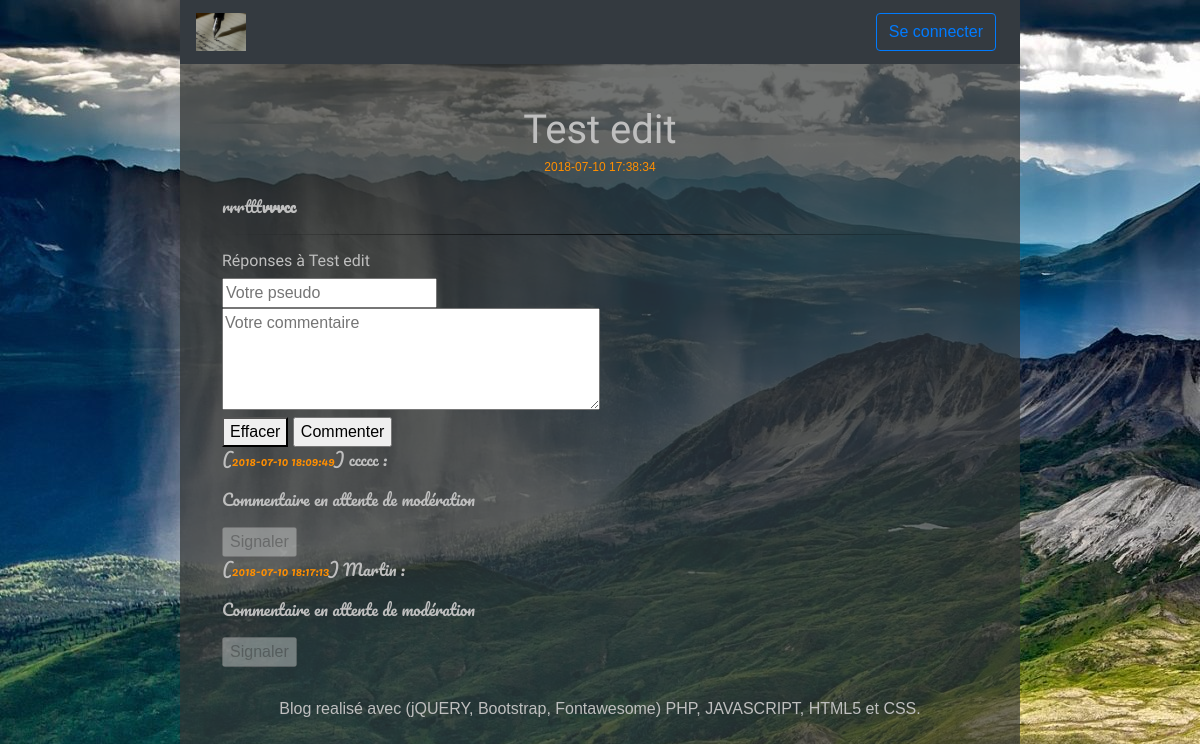
Page /index.php?action=getPost&id=160 on the committed database.
### tables this page shows
CREATE TABLE `t_post` (
  `BIL_ID` int(11) NOT NULL,
  `BIL_DATE` datetime NOT NULL,
  `BIL_TITLE` varchar(100) NOT NULL,
  `BIL_CONTENT` longtext NOT NULL
);

CREATE TABLE `t_comment` (
  `COM_ID` int(11) NOT NULL,
  `COM_DATE` datetime NOT NULL,
  `COM_AUTHOR` varchar(100) NOT NULL,
  `COM_CONTENT` varchar(200) NOT NULL,
  `BIL_ID` int(11) NOT NULL,
  `COM_FLAG` tinyint(1) NOT NULL DEFAULT '0'
);

### Controller/ControllerPost.php (called while the page is built, shortened)
<?php
class ControllerPost {
    private $postManager;
    private $commentManager;
    public function __construct() {
        $this->postManager = new PostManager();
        $this->commentManager = new CommentManager();
    }
    public function getPost($idPost) {
        $post = $this->postManager->getPost($idPost);
        $comments = $this->commentManager->getComments($idPost);
        $view = new View("Post");
        $view->generate(array('post' => $post, 'comments' => $comments));
    }
}

### index.php (called while the page is built, shortened)
<?php
require_once 'Autoloader.php';
$router = new Router();
$router->routeRequest();

### Model/PostManager.php (called while the page is built, shortened)
<?php
class PostManager extends Model {
    public function getPost($idPost) {
        $sql = 'SELECT BIL_ID as id, BIL_DATE as date, BIL_TITLE as title, BIL_CONTENT as content '
             . 'FROM T_POST '
             . 'WHERE BIL_ID = ?';
        $post = $this->executeRequest($sql, array($idPost));
        if ($post->rowCount() == 1){
            $data = $post->fetch();
            return new Post($data);
        }else{
            throw new Exception("No post corresponds to the ID '$idPost'");
        }
    }
}

### Model/Model.php (called while the page is built, shortened)
<?php
abstract class Model {
    private $_db;
    protected function executeRequest($sql, $params = null) {
        if ($params == null) {
            $result = $this->getDb()->query($sql);
        }
        else {
            $result = $this->getDb()->prepare($sql);
            $result->execute($params);
        }
        return $result;
    }
    private function getDb() {
        if ($this->_db == null) {
            $this->_db = new PDO('mysql:host=localhost;dbname=jean_forteroche_blog;charset=utf8', 'root', '', array(PDO::ATTR_ERRMODE => PDO::ERRMODE_EXCEPTION));
        }
        return $this->_db;
    }
}

### Autoloader.php (called while the page is built, shortened)
<?php
class Autoloader {
    public static function autoload($class){
        $directory = array( 'model/', 'controller/', 'view/');
        foreach ($directory as $current_dir) {
            $file = $current_dir . $class .'.php';
        }
    }
}

### Model/Post.php (called while the page is built, shortened)
<?php
class Post {
    private $_date;
    private $_title;
    private $_content;
    public function hydrate($data) {
        foreach ($data as $key => $value){
            $method = 'set' . ucfirst($key);
        }
    }
    public function getDate() {
        return $this->_date;
    }
    public function getTitle() {
        return $this->_title;
    }
    public function getContent() {
        return $this->_content;
    }
    public function setId($id) {
        $ID = (int) $id;
    }
    public function setDate($date = '') {
        if(is_string($date)) {
            $format = 'Y-m-d H:i:s';
            $datecheck = DateTime::createFromFormat($format, $date);
            if($datecheck){
                $datecheck = $datecheck->format($format);
                if($datecheck == $date){
                        $this->_date = $date;
                }
            } else {
                $this->_date = date("Y-m-d H:i:s");
            }
        }
    }
    public function setTitle($title) {
        if(is_string($title)){
            if((strlen(utf8_decode($title))) >= 1 && (strlen(utf8_decode($title))) < 100){
                $this->_title = $title;
            }
        }
    }
    public function setContent($content) {
        if(is_string($content)){
            if((strlen(utf8_decode($content))) > 1){
                $this->_content = $content;
            }
        }
    }
}

### Model/CommentManager.php (called while the page is built, shortened)
<?php
class CommentManager extends Model {
    public function getComments($idPost) {
        $comments = [];
        $sql = 'SELECT COM_ID as idComment, COM_DATE as date, COM_AUTHOR as author, COM_CONTENT as content, BIL_ID as idPost, COM_FLAG as flag '
             . 'FROM T_COMMENT '
             . 'WHERE BIL_ID = ?';
        $req = $this->executeRequest($sql, array($idPost));
        while ($data = $req->fetch(PDO::FETCH_ASSOC)) {
            $comments[] = new Comment($data);
        }
        return $comments;
    }
}

### Model/Comment.php (called while the page is built, shortened)
<?php
class Comment {
    private $_date;
    private $_author;
    private $_flag;
    public function hydrate($data) {
        foreach ($data as $key => $value){
            $method = 'set' . ucfirst($key);
        }
    }
    public function getDate() {
        return $this->_date;
    }
    public function getAuthor() {
        return $this->_author;
    }
    public function getFlag() {
        return $this->_flag;
    }
    public function setIdComment($id) {
        $ID = (int) $id;
    }
    public function setDate($date = '') {
        $format = 'Y-m-d H:i:s';
        $datecheck = DateTime::createFromFormat($format, $date);
        if($datecheck){
            $datecheck = $datecheck->format($format);
            if($datecheck == $date){
                    $this->_date = $date;
            }
        } else {
            $this->_date = date("Y-m-d H:i:s");
        }
    }
    public function setAuthor($author) {
        if(is_string($author)){
            if((strlen(utf8_decode($author))) > 1 && (strlen(utf8_decode($author))) < 100){
                $this->_author = $author;
            }
        }
    }
    public function setIdPost($idPost) {
        $ID = (int) $idPost;
    }
    public function setFlag($state = 0) {
        $state = (bool)$state;
        $this->_flag = $state;
    }
}

### View/Frontend/viewPost.php (the view, shortened to what this page needs)
<article>
    <header>
        <h1 class="titlePost"><?= $post->getTitle(); ?></h1>
        <time><?= $post->getDate(); ?></time>
    </header>
    <p><?= $post->getContent(); ?></p>
</article>
<hr />
<header>
  <h1 id="titleReponses">Réponses à <?= $post->getTitle(); ?></h1>
</header>
<form method="post" action="index.php?action=addcomment">
    <input id="author" name="author" type="text" placeholder="Votre pseudo" required /><br />
    <textarea id="txtComment" name="content" rows="4" placeholder="Votre commentaire" required></textarea><br />
    <button type="reset">Effacer</button>
    <input type="submit" value="Commenter" />
</form>
<?php foreach ($comments as $comment): ?>
    <article>
        <p>(<time><?= $comment->getDate(); ?></time>) <?= $comment->getAuthor(); ?> :</p>
        <p><?php if($comment->getFlag() == FALSE){echo(preg_replace('/(?:\s*<br[^>]*>\s*){2,}/s', "<br>", nl2br(htmlspecialchars(trim($comment->getContent()), ENT_QUOTES))));} else {echo 'Commentaire en attente de modération';} ?></p>
        <form method="post" action="index.php?action=reportcomment">
            <input type="submit" value="Signaler"<?php if($comment->getFlag() !== FALSE){?> disabled<?php } ?>/>
        </form>
    </article>
<?php endforeach; ?>

### Content/style.css (style rules this page uses)
html, body { height: 100%; }
body { color: #bfbfbf; background-image: url('images/background-alaska.jpg'); background-repeat: no-repeat; background-attachment: fixed; font-family: 'Futura-Medium', 'Futura', 'Trebuchet MS', sans-serif; }
p { font-family: 'Pacifico', cursive; }
h1, h2, h3, h4, h5, h6 { font-family: 'Amatic SC', cursive; }
article header { text-align: center; }
hr { border: 0; height: 1px; background-image: linear-gradient(to right, rgba(0, 0, 0, 0), rgba(0, 0, 0, 0.75), rgba(0, 0, 0, 0)); }
.titlePost { margin-bottom : 0px; }
#titleReponses { font-size : 100%; }
#txtComment { width: 50%; }
time { font-size: 75%; color: #ff8f00; }

### rows in the picture
t_post: BIL_TITLE "Test edit", BIL_DATE "2018-07-10 17:38:34", BIL_CONTENT "rrrttt vvvcc"
t_comment: COM_DATE "2018-07-10 18:09:49", COM_AUTHOR "ccccc", shows "Commentaire en attente de modération", COM_FLAG "Signaler"
t_comment: COM_DATE "2018-07-10 18:17:13", COM_AUTHOR "Martin", shows "Commentaire en attente de modération", COM_FLAG "Signaler"
